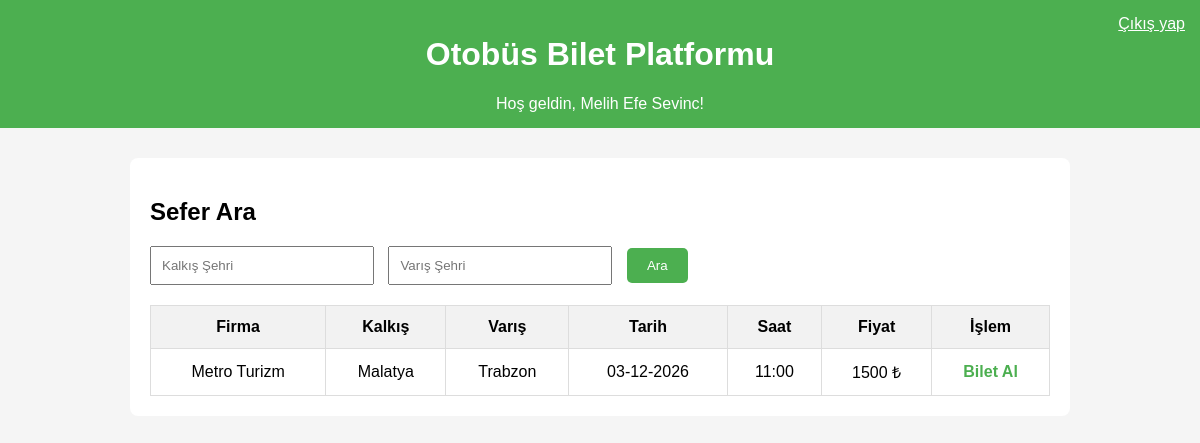
The page /home.php (signed in) on the database its author committed.
### tables this page shows
CREATE TABLE Trips (
    id TEXT PRIMARY KEY,
    company_id TEXT NOT NULL,
    destination_city TEXT NOT NULL,
    arrival_time DATETIME NOT NULL,
    departure_time DATETIME NOT NULL,
    departure_city TEXT NOT NULL,
    price INTEGER NOT NULL,
    capacity INTEGER NOT NULL,
    created_date TIMESTAMP DEFAULT CURRENT_TIMESTAMP,
    FOREIGN KEY (company_id) REFERENCES Bus_Company(id)
);

CREATE TABLE Bus_Company (
    id TEXT PRIMARY KEY,
    name TEXT UNIQUE NOT NULL,
    logo_path TEXT,
    created_at TIMESTAMP DEFAULT CURRENT_TIMESTAMP
);

### home.php (the view, shortened to what this page needs)
<?php
require_once 'includes/config.php';
$trips = [];
if ($_SERVER['REQUEST_METHOD'] === 'POST' && isset($_POST['search_trip'])) {
    $departure = $_POST['departure'];
    $arrival = $_POST['arrival'];
    $stmt = $db->prepare("SELECT t.*, b.name AS company_name
                          FROM Trips t
                          JOIN Bus_Company b ON t.company_id = b.id
                          WHERE t.departure_city LIKE :dep AND t.destination_city LIKE :arr
                          ORDER BY t.departure_time ASC");
    $stmt->execute([
        ':dep' => "%$departure%",
        ':arr' => "%$arrival%"
    ]);
    $trips = $stmt->fetchAll(PDO::FETCH_ASSOC);
    if (!$trips) {
        $message = "Aradığınız kriterlere uygun sefer bulunamadı.";
    }
} else {
    $stmt = $db->query("SELECT t.*, b.name AS company_name
                        FROM Trips t
                        JOIN Bus_Company b ON t.company_id = b.id
                        ORDER BY t.departure_time ASC");
    $trips = $stmt->fetchAll(PDO::FETCH_ASSOC);
}
?>
<!DOCTYPE html>
<html lang="tr">
<head>
</head>
<body>
<header>
    <h1>Otobüs Bilet Platformu</h1>
    <?php if(isset($_SESSION['user_id'])): ?>
        <span>Hoş geldin, <?php echo htmlspecialchars($_SESSION['full_name']); ?>!</span>
        <a class="logout" href="logout.php" style="color:white;">Çıkış yap</a>
    <?php else: ?>
        <a class="logout" href="login.php" style="color:white;">Giriş Yap / Kayıt Ol</a>
    <?php endif; ?>
</header>
<div class="container">
    <h2>Sefer Ara</h2>
    <form method="POST">
        <input type="text" name="departure" placeholder="Kalkış Şehri" required>
        <input type="text" name="arrival" placeholder="Varış Şehri" required>
        <button type="submit" name="search_trip">Ara</button>
    </form>
    <?php if($trips): ?>
        <table>
            <tr>
                <th>Firma</th>
                <th>Kalkış</th>
                <th>Varış</th>
                <th>Tarih</th>
                <th>Saat</th>
                <th>Fiyat</th>
                <th>İşlem</th>
            </tr>
            <?php foreach($trips as $trip): ?>
                <tr>
                    <td><?php echo htmlspecialchars($trip['company_name']); ?></td>
                    <td><?php echo htmlspecialchars($trip['departure_city']); ?></td>
                    <td><?php echo htmlspecialchars($trip['destination_city']); ?></td>
                    <td><?php echo date('d-m-Y', strtotime($trip['departure_time'])); ?></td>
                    <td><?php echo date('H:i', strtotime($trip['departure_time'])); ?></td>
                    <td><?php echo $trip['price']; ?> ₺</td>
                    <td>
                        <?php if(isset($_SESSION['user_id']) && $_SESSION['role'] === 'user'): ?>
                            <a class="btn-link" href="buy_ticket.php?trip_id=<?php echo $trip['id']; ?>">Bilet Al</a>
                        <?php else: ?>
                            <a class="btn-link" href="login.php">Giriş Yap</a>
                        <?php endif; ?>
                    </td>
                </tr>
            <?php endforeach; ?>
        </table>
    <?php else: ?>
        <p style="text-align:center; margin-top:20px;">Henüz sefer bulunmamaktadır.</p>
    <?php endif; ?>
</div>
</body>
</html>

### home.php (style rules this page uses)
body { font-family: Arial, sans-serif; background-color: #f5f5f5; margin: 0; padding: 0; }
header { background-color: #4CAF50; color: white; padding: 15px; text-align: center; position: relative; }
.container { max-width: 900px; margin: 30px auto; background: #fff; padding: 20px; border-radius: 8px; }
input[type="text"] { padding: 10px; width: 200px; margin-right: 10px; }
button { padding: 10px 20px; background-color: #4CAF50; color: white; border: none; border-radius: 5px; cursor: pointer; }
table { width: 100%; border-collapse: collapse; margin-top: 20px; }
th, td { border: 1px solid #ddd; padding: 12px; text-align: center; }
th { background-color: #f2f2f2; }
.logout { position: absolute; top: 15px; right: 15px; }
.btn-link { text-decoration: none; color: #4CAF50; font-weight: bold; }

### rows shown on the page
trips: company.name "Metro Turizm", departure_city "Malatya", destination_city "Trabzon", departure_time "03-12-2026", departure_time "11:00", price "1500"

### other values the page prints
$_SESSION['full_name'] "Melih Efe Sevinc"
